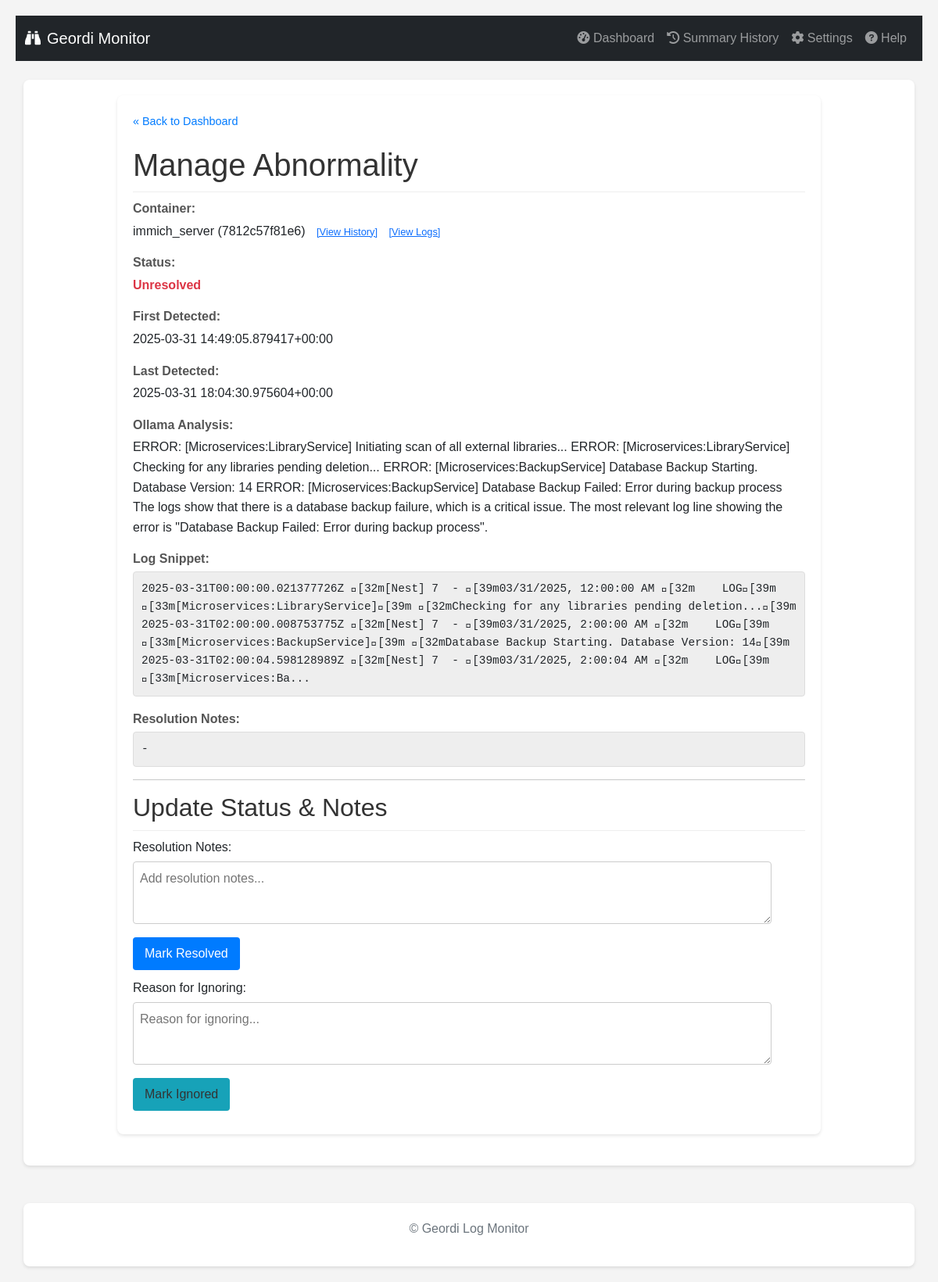
/manage/118, run on the app's committed database.
### tables this page shows
CREATE TABLE abnormalities (
                id INTEGER PRIMARY KEY AUTOINCREMENT,
                container_name TEXT NOT NULL,
                container_id TEXT NOT NULL,
                log_snippet TEXT NOT NULL,
                ollama_analysis TEXT,
                first_detected_timestamp TEXT,
                last_detected_timestamp TEXT,
                status TEXT DEFAULT 'unresolved',
                resolution_notes TEXT,
                UNIQUE(container_id, log_snippet)
            );

### routes/ui_routes.py (the view, shortened to what this page needs)
@ui_bp.route('/manage/<int:abnormality_id>', methods=['GET', 'POST'])
def manage_abnormality(abnormality_id):
    abnormality = db.get_abnormality_by_id(abnormality_id)
    if not abnormality:
        flash(f'Abnormality ID {abnormality_id} not found.', 'error')
        return redirect(url_for('ui.index')) # Use blueprint prefix
    current_color_settings = {}
    try:
        with current_app.settings_lock:
             app_settings_local = getattr(current_app, 'app_settings', {})
             current_color_settings = {k: v for k, v in app_settings_local.items() if k.startswith('color_')}
        return render_template('manage.html', abnormality=abnormality, color_settings=current_color_settings)
    except AttributeError as e:
        logging.exception(f"Failed to access shared state via current_app attribute in manage route! Missing attribute: {e}")
        flash(f"Error: Application state attribute not found ({e}). Check logs.", "error")
        return redirect(url_for('ui.index'))
    except Exception as e:
        logging.exception(f"Unexpected error in manage route processing: {e}")
        flash(f"Error: An unexpected error occurred loading manage page ({e}). Check logs.", "error")
        return redirect(url_for('ui.index'))

### db.py (called while the page is built)
def _parse_iso_datetime(iso_string):
    if not iso_string: return None
    try:
        if 'Z' in iso_string:
             dt = datetime.datetime.fromisoformat(iso_string.replace('Z', '+00:00'))
        elif '+' in iso_string or '-' in iso_string[10:]: # Check for timezone offset
             dt = datetime.datetime.fromisoformat(iso_string)
        else:
             dt = datetime.datetime.fromisoformat(iso_string).replace(tzinfo=timezone.utc)
        return dt.astimezone(timezone.utc) # Ensure it's always UTC
    except (ValueError, TypeError) as e:
        logging.warning(f"Could not parse ISO timestamp '{iso_string}': {e}. Returning as string.")
        return iso_string

def get_db():
    try:
        os.makedirs(DATABASE_DIR, exist_ok=True)
    except OSError as e:
        logging.error(f"Could not create database directory {DATABASE_DIR}: {e}")
    conn = sqlite3.connect(DATABASE, detect_types=sqlite3.PARSE_DECLTYPES | sqlite3.PARSE_COLNAMES)
    conn.row_factory = sqlite3.Row
    return conn

def _row_to_dict_with_parsed_dates(row):
    if not row: return None
    item = dict(row)
    item['first_detected_timestamp'] = _parse_iso_datetime(item.get('first_detected_timestamp'))
    item['last_detected_timestamp'] = _parse_iso_datetime(item.get('last_detected_timestamp'))
    item['timestamp'] = _parse_iso_datetime(item.get('timestamp'))
    return item

def get_abnormality_by_id(abnormality_id):
    conn = get_db(); cursor = conn.cursor()
    try:
        cursor.execute("SELECT * FROM abnormalities WHERE id = ?", (abnormality_id,));
        row = cursor.fetchone();
        return _row_to_dict_with_parsed_dates(row)
    except sqlite3.Error as e: logging.error(f"Error fetching abnormality by ID {abnormality_id}: {e}"); return None
    finally: conn.close()

### templates/manage.html (shortened to what this page needs)
{% extends "base.html" %}
{% block content %}
    <div class="manage-container">
        <a href="{{ url_for('ui.index') }}" class="back-link">« Back to Dashboard</a>
        <h1>Manage Abnormality</h1>
        {% if abnormality %}
            <div class="detail-item">
                <strong>Container:</strong> {{ abnormality.container_name }} ({{ abnormality.container_id[:12] }})
                <a href="{{ url_for('ui.container_history', container_id=abnormality.container_id) }}" style="font-size: 0.8em; margin-left: 10px;">[View History]</a>
                <a href="{{ url_for('ui.view_logs', container_id=abnormality.container_id) }}" style="font-size: 0.8em; margin-left: 10px;">[View Logs]</a>
            </div>
            <div class="detail-item">
                <strong>Status:</strong> <span class="status-{{ abnormality.status }}">{{ abnormality.status | replace('_', ' ') | title }}</span>
            </div>
             <div class="detail-item">
                 <strong>First Detected:</strong>
                 {{ abnormality.first_detected_timestamp.astimezone(timezone_obj).strftime('%Y-%m-%d %H:%M:%S %Z') if abnormality.first_detected_timestamp and timezone_obj and abnormality.first_detected_timestamp is instance(datetime) else abnormality.first_detected_timestamp or 'N/A' }}
             </div>
             <div class="detail-item">
                 <strong>Last Detected:</strong>
                 {{ abnormality.last_detected_timestamp.astimezone(timezone_obj).strftime('%Y-%m-%d %H:%M:%S %Z') if abnormality.last_detected_timestamp and timezone_obj and abnormality.last_detected_timestamp is instance(datetime) else abnormality.last_detected_timestamp or 'N/A' }}
            </div>
             <div class="detail-item">
                <strong>Ollama Analysis:</strong> {{ abnormality.ollama_analysis }}
            </div>
            <div class="detail-item">
                <strong>Log Snippet:</strong> <pre>{{ abnormality.log_snippet }}</pre>
            </div>
             <div class="detail-item">
                <strong>Resolution Notes:</strong>
                <pre>{{ abnormality.resolution_notes if abnormality.resolution_notes else '-' }}</pre>
            </div>
            <hr>
            <h2>Update Status & Notes</h2>
            <div class="actions">
                {% if abnormality.status == 'unresolved' or abnormality.status == 'ignored' %}
                <form method="POST" action="{{ url_for('ui.manage_abnormality', abnormality_id=abnormality.id) }}">
                    <label for="notes_resolve">Resolution Notes:</label><br>
                    <textarea id="notes_resolve" name="notes" placeholder="Add resolution notes...">{{ abnormality.resolution_notes if abnormality.resolution_notes else '' }}</textarea><br>
                    <button type="submit" class="button-resolve">Mark Resolved</button>
                </form>
                {% endif %}
                {% if abnormality.status == 'unresolved' or abnormality.status == 'resolved' %}
                 <form method="POST" action="{{ url_for('ui.manage_abnormality', abnormality_id=abnormality.id) }}">
                    <label for="notes_ignore">Reason for Ignoring:</label><br>
                    <textarea id="notes_ignore" name="notes" placeholder="Reason for ignoring...">{{ abnormality.resolution_notes if abnormality.resolution_notes else '' }}</textarea><br>
                    <button type="submit" class="button-ignore">Mark Ignored</button>
                </form>
                {% endif %}
            </div>
        {% else %}
            <p>Abnormality details not found.</p>
        {% endif %}
    </div>
{% endblock %}

### static/style.css (style rules this page uses)
body { font-family: sans-serif; line-height: 1.6; margin: 20px; background-color: #f4f4f4; }
h1, h2 { color: #333; }
pre { background: #eee; padding: 10px; border-radius: 4px; white-space: pre-wrap; word-wrap: break-word; font-size: 0.9em; max-height: 200px; overflow-y: auto; }
.status-unresolved { color: red; font-weight: bold; }
.actions form { display: block; margin-bottom: 10px; }
.actions textarea { width: 95%; margin-top: 5px; box-sizing: border-box; height: 50px; }
.actions button { padding: 5px 10px; cursor: pointer; margin-top: 5px; }

### templates/manage.html (style rules this page uses)
.manage-container { background: #fff; padding: 20px; border-radius: 8px; box-shadow: 0 2px 4px rgba(0,0,0,0.1); margin-bottom: 20px; max-width: 900px; margin-left: auto; margin-right: auto; }
.manage-container h1, .manage-container h2 { color: #333; border-bottom: 1px solid #eee; padding-bottom: 10px; }
.manage-container pre { background: #eee; padding: 10px; border-radius: 4px; white-space: pre-wrap; word-wrap: break-word; font-size: 0.9em; max-height: 200px; overflow-y: auto; border: 1px solid #ddd; font-family: monospace; }
.detail-item { margin-bottom: 15px; }
.detail-item strong { display: block; color: #555; margin-bottom: 3px; }
.status-unresolved { font-weight: bold; }
.manage-container textarea { width: 95%; margin-top: 5px; min-height: 80px; padding: 8px; border: 1px solid #ccc; border-radius: 4px; }
.manage-container button { padding: 8px 15px; cursor: pointer; border: none; border-radius: 4px; margin-right: 10px; margin-top: 10px; }
.button-resolve { color: white; }
.button-ignore { color: #333; }
.actions form { margin-bottom: 10px; }
.back-link { display: inline-block; margin-bottom: 20px; color: #007bff; text-decoration: none; font-size: 0.9em; }

### data on the page
abnormalities: container_name "immich_server", status "Unresolved", ollama_analysis "ERROR: [Microservices:LibraryService] Initiating scan of all external libraries... ERROR: [Microservices:LibraryService] Checking for any libraries pending deletion... ERROR: [Microservices:BackupService] Database Backup Starting. Database Version: 14 ERROR: [Microservices:BackupService] Database Backup Failed: Error during backup process The logs show that there is a database backup failure, which is a critical issue. The most relevant log line showing the error is \"Database Backup Failed: Error during backup process\".", log_snippet "2025-03-31T00:00:00.021377726Z \u001b[32m[Nest] 7 - \u001b[39m03/31/2025, 12:00:00 AM \u001b[32m LOG\u001b[39m \u001b[33m[Microservices:LibraryService]\u001b[39m \u001b[32mChecking for any libraries pending deletion...\u001b[39m 2025-03-31T02:00:00.008753775Z \u001b[32m[Nest] 7 - \u001b[39m03/31/2025, 2:00:00 AM \u001b[32m LOG\u001b[39m \u001b[33m[Microservices:BackupService]\u001b[39m \u001b[32mDatabase Backup Starting. Database Version: 14\u001b[39m 2025-03-31T02:00:04.598128989Z \u001b[32m[Nest] 7 - \u001b[39m03/31/2025, 2:00:04 AM \u001b[32m LOG\u001b[39m \u001b[33m[Microservices:Ba..."

### other printed values
{{ abnormality.container_id[:12] }} "7812c57f81e6"
{{ abnormality.resolution_notes if abnormality.resolution_notes else '-' }} "-"
